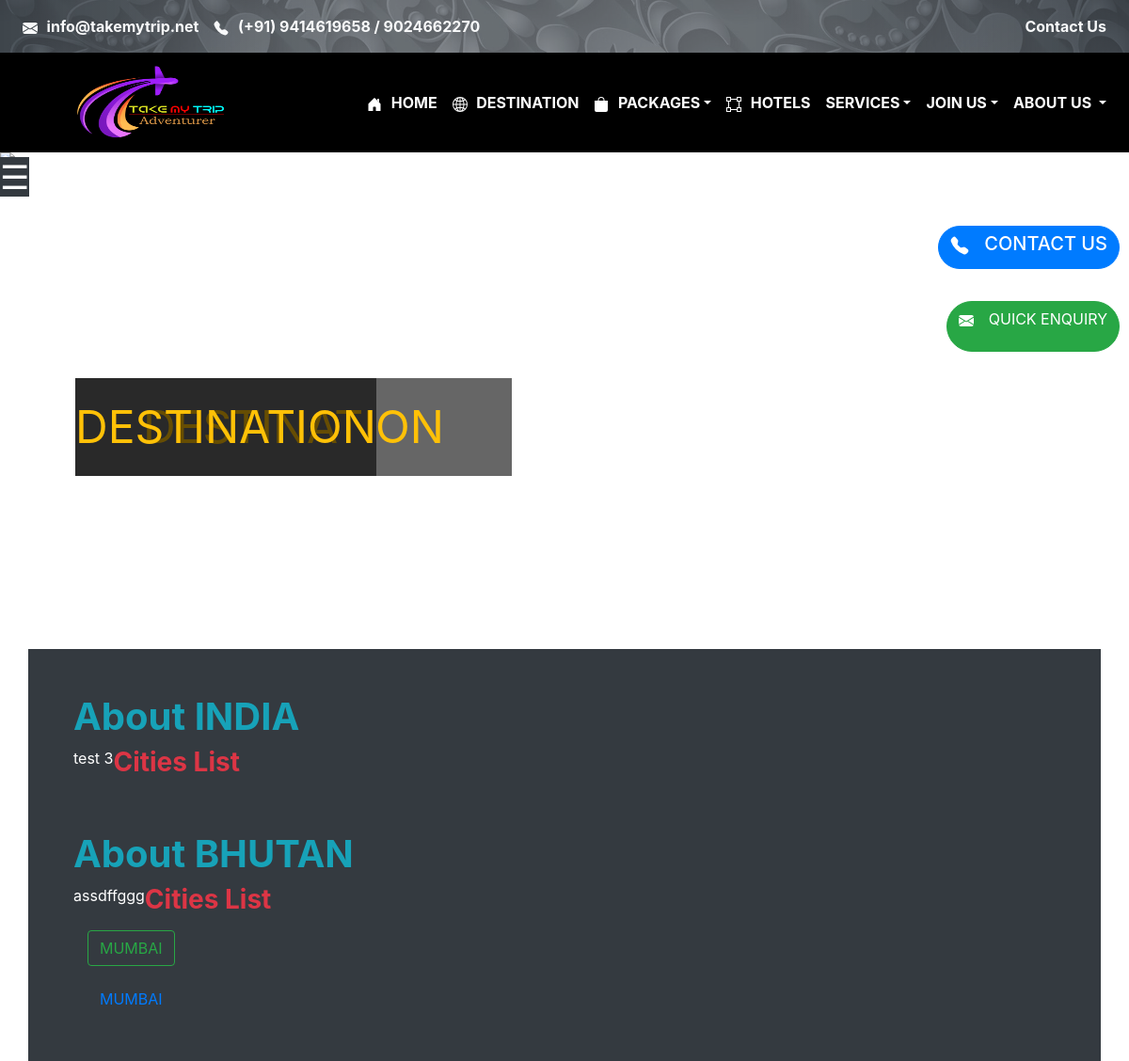
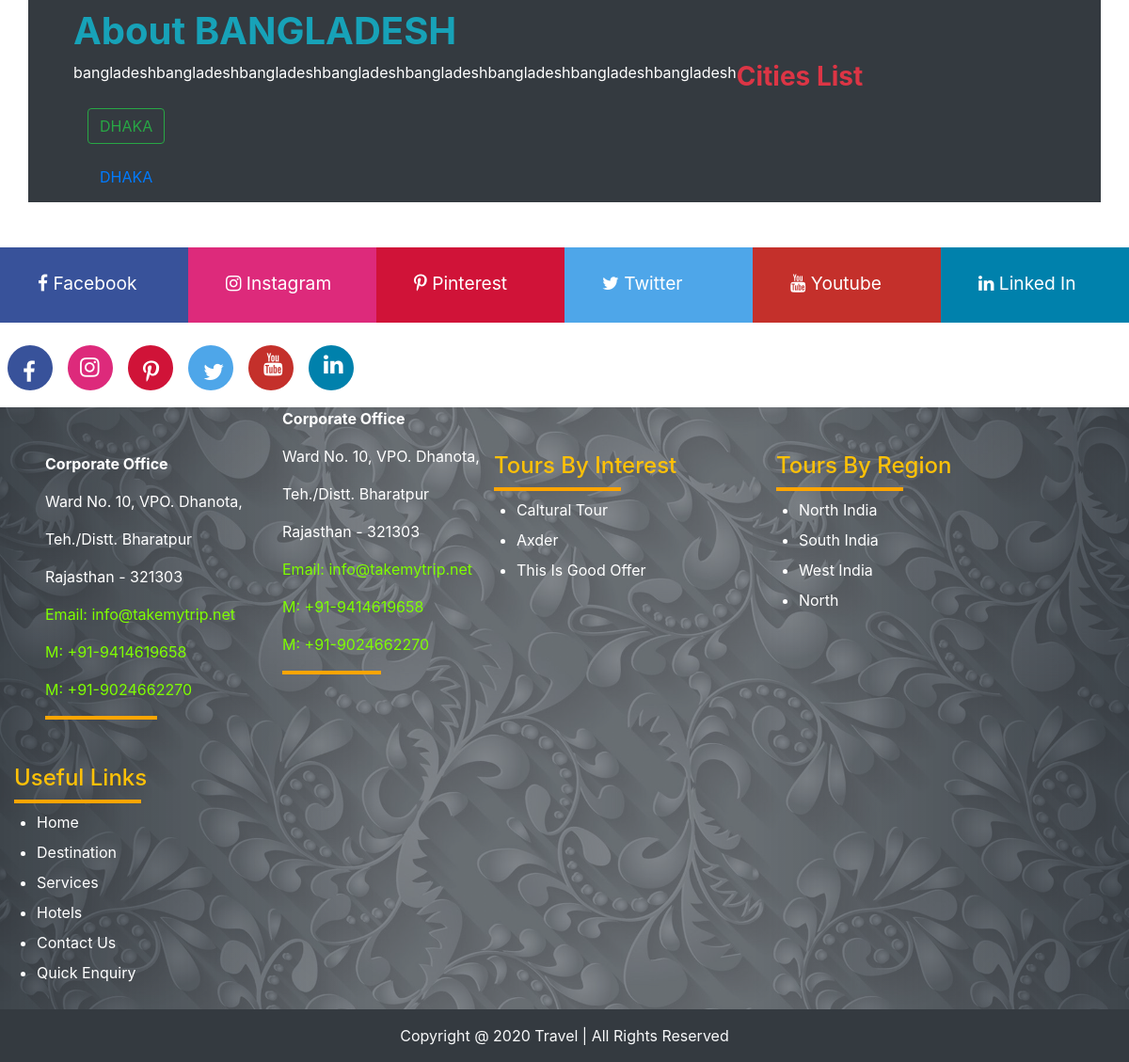
/destination, run on the app's committed database (2 pictures, top to bottom).
### travelApp/models.py (models this page shows, shortened)
class DestinationAboutCountry(models.Model):
    country = models.CharField(max_length=255)
    about = models.TextField()
    image = models.ImageField(blank=True, upload_to="image/country", null=True)
    class Meta:
        db_table = "AboutCountry"
        verbose_name_plural = "Destination About Country "

class Destination(models.Model):
    country_Name = models.CharField(max_length=255)
    city_Name = models.CharField(max_length=255)
    region = models.CharField(max_length=255, blank=True, null=True)
    class Meta:
        db_table =verbose_name_plural = "Destination"

class TourByInterest(models.Model):
    title = models.CharField(max_length=255)
    description = models.TextField()
    image = models.ImageField(
        blank=False, upload_to="image/TourByInterest", null=True)
    class Meta:
        db_table = "TourByInterest"
        verbose_name_plural = "Tour By Interest"

class TourByRegion (models.Model):
    region = models.CharField(max_length=255)
    image = models.ImageField(
        blank=False, upload_to="image/TourByRegion/", null=True)
    description = models.TextField(blank=True, null=True)
    class Meta:
        db_table = "TourByRegion"
        verbose_name_plural = "Tour By Region"

### travelApp/views.py (the view)
# urls.py: path("destination", views.destination, name="destination"),
def destination(request):
    serializerData = serializers.DestinationSerializer()
    return render(request, "destination.html", {"data": serializerData.data(), "footer": Footer()})

### travelApp/serializers.py (called while the page is built)
def Footer():
    interest = models.TourByInterest.objects.all()
    interestTitleList = [{"name": i.title, "id": i.id} for i in interest]
    region = models.TourByRegion.objects.all()
    regionTitleList = [{"name": i.region, "id": i.id} for i in region]
    data_set = {
        "interestTitleList": interestTitleList,
        "regionTitleList": regionTitleList
    }
    return data_set

    def data(self):
        destination = models.DestinationAboutCountry.objects.all()
        for item in destination:
            temp = models.Destination.objects.filter(country_Name=item.country)
            city = [{"id": i.id, "cityName": i.city_Name} for i in temp]
            temp_data = {
                "name": item.country,
                "description": item.about,
                "city": city
            }
            self.data_set.append(temp_data)
        return self.data_set

### travelApp/templates/destination.html (shortened to what this page needs)
{% extends "layout/base.html" %}
{% block content %}
<div id="carouselExampleSlidesOnly position-relative" class="carousel slide" data-ride="carousel">
  <div class="carousel-inner">
    <div class="carousel-item active">
      <img
        src="https://www.rd.com/wp-content/uploads/2017/11/this-is-the-one-destination-people-want-to-visit-before-they-die-hint-its-not-in-europe_458190886_maria-savenko-1024x683.jpg"
        class="d-block w-100" alt="..." style="height: 30rem;">
    </div>
  </div>
  <div class="position-absolute cust-ban2-head responsive-hide">
    <p class="text-warning mx-5 px-4" style="font-size: 3rem;">DESTINATION</p>
  </div>
  <div class="position-absolute cust-ban2-head responsive-display">
    <p class="text-warning fadeIn" style="font-size: 3rem;">DESTINATION</p>
  </div>
  <div class="position-absolute" style="top:0;">
    {% include "./components/responsive-sidebar.html" %}
  </div>
</div>
<div class="container dest-bg my-5" style="background:#343A40;">
  {% for item in data %}
  <div class="row px-5">
    <h1 class="mt-5 text-info w-100">
      <marquee behavior="scroll" direction="right" scrollamount="5"><b>About {{item.name | upper}}</b></marquee>
    </h1>
    <p class="text-white">{{item.description}}</p>
    <h3 class=" text-danger ">
      <marquee behavior="scroll" direction="left" scrollamount="1"><b>Cities List</b></marquee>
    </h3>
    <div class="container">
      <div class="row responsive-hide">
        {% for city in item.city %}
        <div class="col-2 my-2">
          <a class="btn btn-outline-success" href="/destination/city/{{city.id}}">{{ city.cityName | upper }}</a>
        </div>
        {% endfor %}
      </div>
      <div class="responsive-display row">
        {% for city in item.city %}
        <div class="col-2 my-2">
          <a class="btn btn-link" href="/destination/city/{{city.id}}">{{ city.cityName | upper }}</a>
        </div>
        {% endfor %}
      </div>
    </div>
  </div>
  {% endfor %}
</div>
{% endblock  %}

### travelApp/templates/components/footer.html
<div class="footer" style="margin-top:2px;">
    <div class="container-fluid text-white">
        <div class="row responsive-grid">
            <div class="col-3 mt-5 pl-5 w-auto responsive-hide">
                <p><b>Corporate Office</b></p>
                <p>Ward No. 10, VPO. Dhanota,</p>
                <p>Teh./Distt. Bharatpur</p>
                <p>Rajasthan - 321303 </p>
                <p style="color: chartreuse;">Email: info@takemytrip.net</p>
                <p style="color: chartreuse;">M: +91-9414619658</p>
                <p style="color: chartreuse;">M: +91-9024662270</p>
                <div style="border: 2px solid orange; width: 50%;"></div>
            </div>
            <div class="responsive-display responsive-grid">
                <p><b>Corporate Office</b></p>
                <p>Ward No. 10, VPO. Dhanota,</p>
                <p>Teh./Distt. Bharatpur<p>
                <p>Rajasthan - 321303 </p>
                <p style="color: chartreuse;">Email: info@takemytrip.net</p>
                <p style="color: chartreuse;">M: +91-9414619658</p>
                <p style="color: chartreuse;">M: +91-9024662270</p>
                <div style="border: 2px solid orange; width: 50%;"></div>
            </div>
            <div class="col-3 mt-5 ">
                <h4 class="text-warning responsive-footer-heading" >Tours By Interest</h4>
                <div style="border: 2px solid orange; width: 50%;"></div>
                <ul class="ml-4">
                    {% for i in footer.interestTitleList %}
                    <li class="mt-2"><a href="/packages/{{i.id}}"
                            class="text-decoration-none text-white">{{i.name|title}}</a></li>
                    {% endfor %}
                </ul>
            </div>
            <div class="col-3 mt-5">
                <h4 class="text-warning responsive-footer-heading" >Tours By Region</h4>
                <div style="border: 2px solid orange; width: 50%;"></div>
                <ul class="ml-4">
                    {% for i in footer.regionTitleList %}
                    <li class="mt-2"><a href="/region/{{i.id}}"
                            class="text-decoration-none text-white">{{i.name|title}}</a></li>
                    {% endfor %}
                </ul>
            </div>
            <div class="col-3 mt-5">
                <h4 class="text-warning responsive-footer-heading" >Useful Links</h4>
                <div style="border: 2px solid orange; width: 50%;"></div>
                <ul class="ml-4">
                    <li class="mt-2"><a class="text-decoration-none text-white" href="/home">Home</a></li>
                    <li class="mt-2"><a class="text-decoration-none text-white" href="/destination">Destination</a>
                    </li>
                    <li class="mt-2"><a class="text-decoration-none text-white" href="/service">Services</a></li>
                    <li class="mt-2"><a class="text-decoration-none text-white" href="/hotel">Hotels</a></li>
                    <li class="mt-2"><a class="text-decoration-none text-white" href="/contect">Contact Us</a></li>
                    <li class="mt-2"><a class="text-decoration-none text-white" href="/enquiry">Quick Enquiry</a></li>
                </ul>
            </div>
        </div>
    </div>
</div>
<div class="w-100 text-light bg-dark">
    <div class="container">
        <div class="row justify-content-center p-3">
            Copyright @ 2020 Travel | All Rights Reserved
        </div>
    </div>
</div>

### travelApp/static/css/style.css (style rules this page uses)
* { margin: 0; padding: 0; box-sizing: border-box; }
html, body { max-width:100%; overflow-x:hidden; }
.footer { margin-top: 2rem; width: 100%; height: 40rem; background: url("../image/theme/background.jpg"), linear-gradient( to right, rgba(0, 10, 20, 0.7), rgba(0, 10, 20, 0.5), rgba(0, 10, 20, 0.5), rgba(0, 10, 20, 0.7) ); background-blend-mode: multiply; background-size: cover; align-items: center; }
.cust-ban2-head { top: 15rem; left: 5rem; width: auto; height: auto; background-color: rgba(0, 0, 0, 0.6); }
.cust-ban2-head > p { margin-top: 1rem; }
.fadeIn { animation-name: fadein; animation-duration: 2s; animation-iteration-count: infinite; }
.dest-bg { background: rgba(15, 15, 15) linear-gradient(rgba(255, 255, 255, 1), rgba(255, 255, 255, 0.6)); background-blend-mode: multiply; }

### data on the page
DestinationAboutCountry: name "INDIA", description "test 3"
DestinationAboutCountry: name "BHUTAN", description "assdffggg"
Destination: cityName "MUMBAI", cityName "MUMBAI"
DestinationAboutCountry: name "BANGLADESH", description "bangladeshbangladeshbangladeshbangladeshbangladeshbangladeshbangladeshbangladesh"
Destination: cityName "DHAKA", cityName "DHAKA"
TourByInterest: name "Caltural Tour"
TourByInterest: name "Axder"
TourByInterest: name "This Is Good Offer"
TourByRegion: name "North India"
TourByRegion: name "South India"
TourByRegion: name "West India"
TourByRegion: name "North"

### other printed values
{{ "Contact Us"|upper }} "CONTACT US"
{{ "Quick Enquiry"|upper }} "QUICK ENQUIRY"
